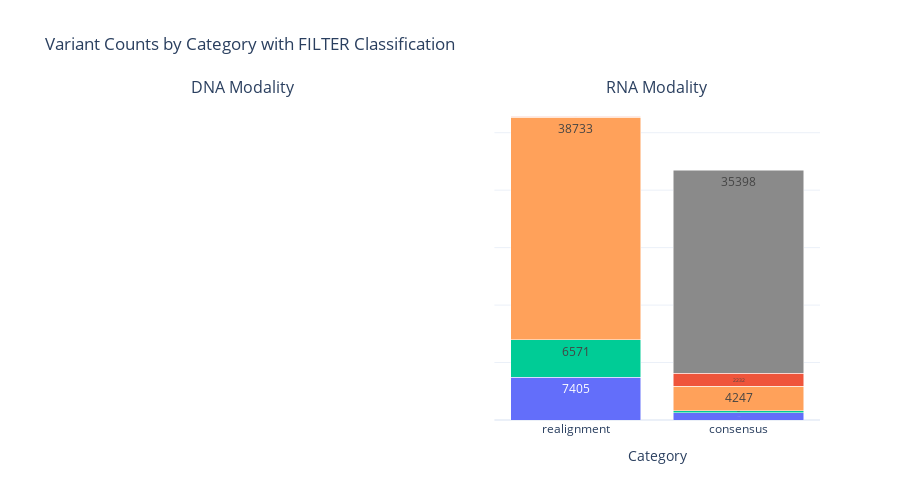

Write notebook code for a chart like this one.
### Code cell
# Plot 3: Consensus Comparison
print("Consensus vs Individual Tools:")
fig = realignment_visualizer.plot_consensus_comparison()
if fig:
    fig.show()

### Figure 1 — Plotly figure (JSON) as saved in the notebook; plotly's stock layout.template omitted (floating-point values rounded to 4 significant figures)
{"data": [{"legendgroup": "Somatic", "marker": {"color": "#636EFA"}, "name": "Somatic", "showlegend": false, "text": ["7405", "1237"], "textposition": "inside", "type": "bar", "x": ["realignment", "consensus"], "xaxis": "x2", "y": [7405, 1237], "yaxis": "y2"}, {"legendgroup": "Germline", "marker": {"color": "#00CC96"}, "name": "Germline", "showlegend": false, "text": ["6571", "382"], "textposition": "inside", "type": "bar", "x": ["realignment", "consensus"], "xaxis": "x2", "y": [6571, 382], "yaxis": "y2"}, {"legendgroup": "Reference", "marker": {"color": "#FFA15A"}, "name": "Reference", "showlegend": false, "text": ["38733", "4247"], "textposition": "inside", "type": "bar", "x": ["realignment", "consensus"], "xaxis": "x2", "y": [38733, 4247], "yaxis": "y2"}, {"legendgroup": "Artifact", "marker": {"color": "#EF553B"}, "name": "Artifact", "showlegend": false, "text": ["199", "2232"], "textposition": "inside", "type": "bar", "x": ["realignment", "consensus"], "xaxis": "x2", "y": [199, 2232], "yaxis": "y2"}, {"legendgroup": "NoConsensus", "marker": {"color": "#8A8A8A"}, "name": "NoConsensus", "showlegend": false, "text": ["0", "35398"], "textposition": "inside", "type": "bar", "x": ["realignment", "consensus"], "xaxis": "x2", "y": [0, 35398], "yaxis": "y2"}], "layout": {"annotations": [{"font": {"size": 16}, "showarrow": false, "text": "DNA Modality", "x": 0.22, "xanchor": "center", "xref": "paper", "y": 1, "yanchor": "bottom", "yref": "paper"}, {"font": {"size": 16}, "showarrow": false, "text": "RNA Modality", "x": 0.78, "xanchor": "center", "xref": "paper", "y": 1, "yanchor": "bottom", "yref": "paper"}], "barmode": "stack", "height": 500, "title": {"text": "Variant Counts by Category with FILTER Classification"}, "xaxis": {"anchor": "y", "domain": [0, 0.44], "title": {"text": "Category"}}, "xaxis2": {"anchor": "y2", "domain": [0.56, 1], "title": {"text": "Category"}}, "yaxis": {"anchor": "x", "domain": [0, 1], "title": {"text": "Number of Variants"}}, "yaxis2": {"anchor": "x2", "domain": [0, 1], "matches": "y", "showticklabels": false}}}
